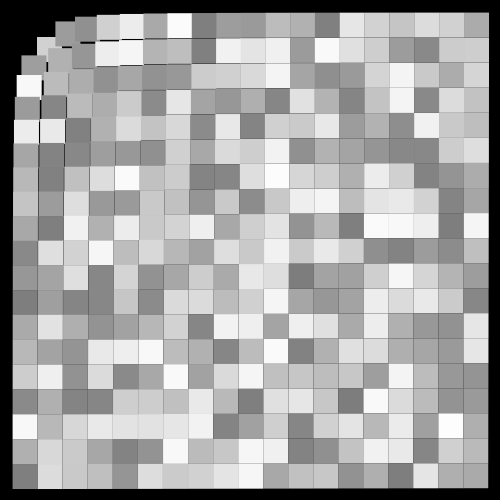
Frame 1 (no input)
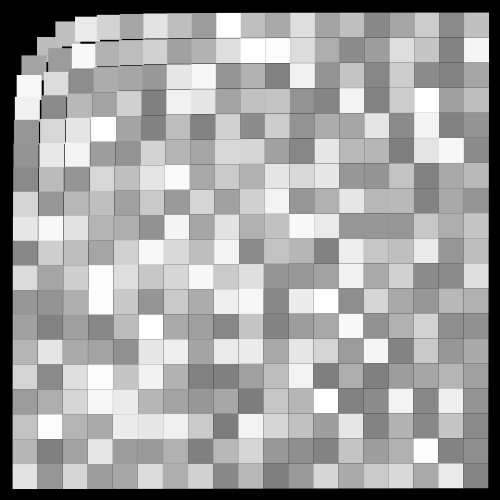
Frame 60 (the mouse pressed at the canvas centre just before this capture)
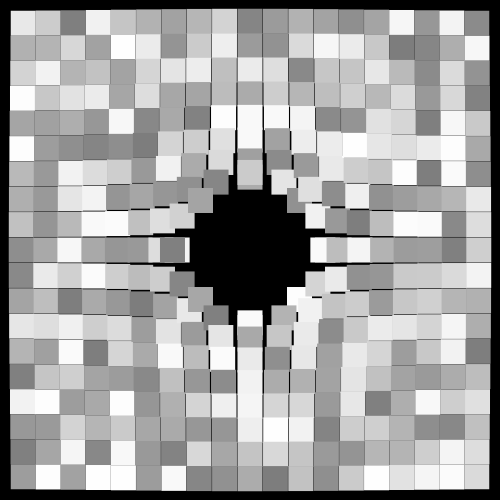
Frame 120 (the mouse held since frame 60 and released just before this capture)

The Processing sketch that drew these frames (run headless with seeded random() and noise(); from frame 60 on, the mouse is pressed at the canvas centre):

// Processing sketch: grid_grey
// ── grid_grey.pde
float dx;
float dy;
float K;
float side;
float c1;


void setup()
{
  size(500,500); 
  rectMode(CENTER);
  noStroke();
  K=2500;
}

void draw() 
{
  background(0);

  for(int i=25; i<width; i+=25) {
    for(int j=25; j<height; j+=25) {
      c1=random(125,255);
      fill(c1);
      //fill(0,0,c1);
      side=25;
      dx=K*(i-mouseX)/pow(dist(i,j,mouseX,mouseY),2.2);
      dy=K*(j-mouseY)/pow(dist(i,j,mouseX,mouseY),2.2);
      rect(i+dx,j+dy,side,side);
    }
  }
}
